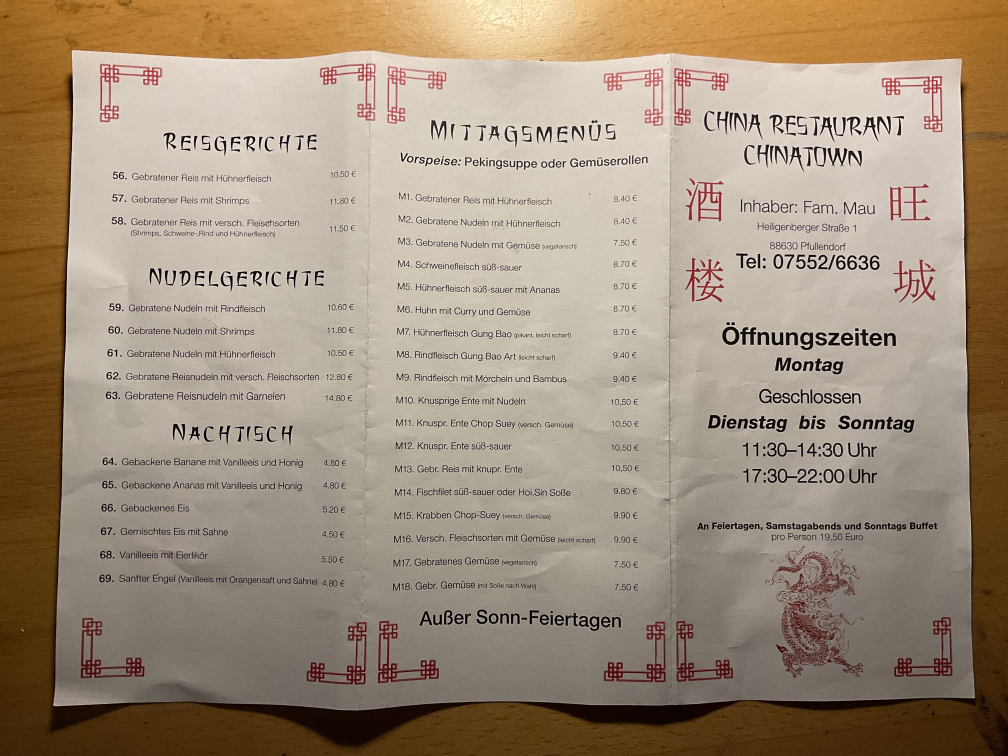
#> input picture kunden/chinatown-pfullendorf/flyer/assets/quellen/altflyer-seite2.jpeg, 4032 x 3024 px (shown at 1/4 size)
$ python dragon.py
#> lines starting #> are read from the running program, lines starting #| are printed output that depends on the picture; after the words box and inside, x2 and y2 are one past the last pixel; in counts of white or black regions, pixels touching at a corner belong together
"""Schritt 4: Den Drachen vom alten Papierflyer vektorisieren -> assets/drache.svg

Der Drache auf dem bisherigen Flyer ist eine gedruckte Linienzeichnung. Hier wird sie
freigestellt, von der Papier-Schattierung befreit, binarisiert und in SVG-Pfade
umgewandelt. Ergebnis ist vektoriell, also in jeder Druckgröße scharf, und es bleibt
*ihr eigener* Drache.
"""
import os
import cv2
import numpy as np

HERE = os.path.dirname(os.path.abspath(__file__))
ASSETS = os.path.dirname(HERE)
SRC = f"{ASSETS}/quellen/altflyer-seite2.jpeg"
WORK = f"{HERE}/_work"
os.makedirs(WORK, exist_ok=True)

# Bildausschnitt des Drachen (ohne die Textzeile darüber)
Y0, Y1, X0, X1 = 2185, 2705, 3045, 3480

img = cv2.imread(SRC)
#> img is the input picture: shape (3024, 4032, 3); mean B, G, R 123.5, 143.5, 160.5
if img is None:
    raise SystemExit(f"Quellbild nicht gefunden: {SRC}")
crop = img[Y0:Y1, X0:X1]
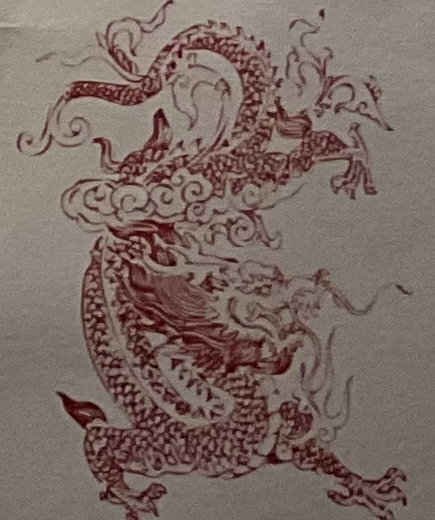
#> crop: shape (520, 435, 3); mean B, G, R 100, 107, 124
gray = cv2.cvtColor(crop, cv2.COLOR_BGR2GRAY).astype(np.float32)
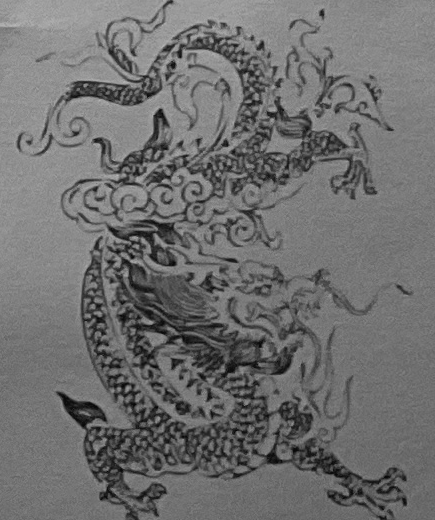
#> gray: shape (520, 435) float32; min 6, max 186, mean 111.4

# Papier-Schattierung herausrechnen: durch stark weichgezeichnete Version teilen
bg = cv2.GaussianBlur(gray, (0, 0), 30)
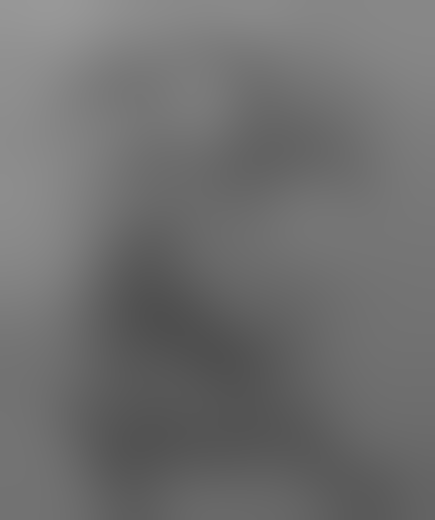
#> bg: shape (520, 435) float32; min 79.48, max 152.6, mean 111.4
flat = np.clip(gray / np.maximum(bg, 1e-3) * 255.0, 0, 255).astype(np.uint8)

# hochskalieren -> weichere Kanten beim Tracen
scale = 3
flat = cv2.resize(flat, None, fx=scale, fy=scale, interpolation=cv2.INTER_CUBIC)
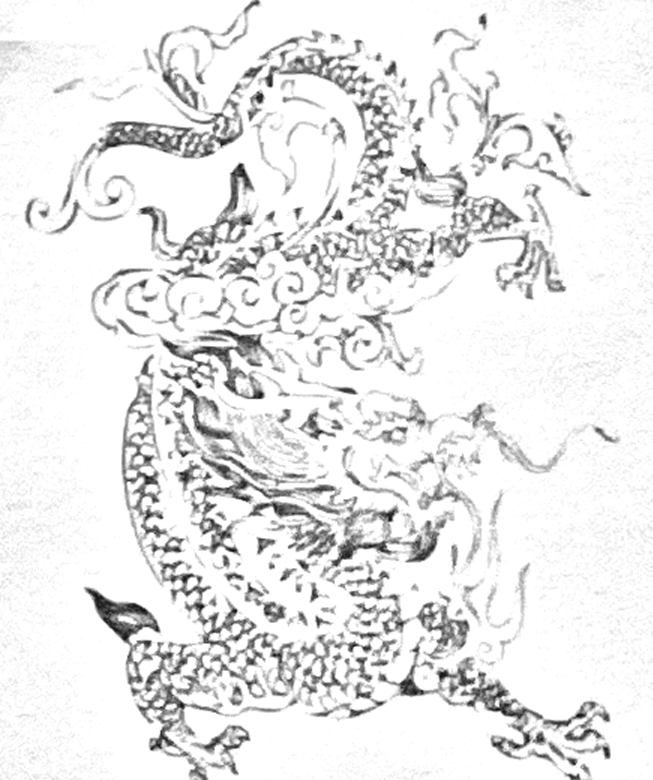
#> flat: shape (1560, 1305) (shown at 1/2 size); min 3, max 255, mean 233.3
flat = cv2.GaussianBlur(flat, (0, 0), 1.2)

_, binary = cv2.threshold(flat, 0, 255, cv2.THRESH_BINARY_INV + cv2.THRESH_OTSU)
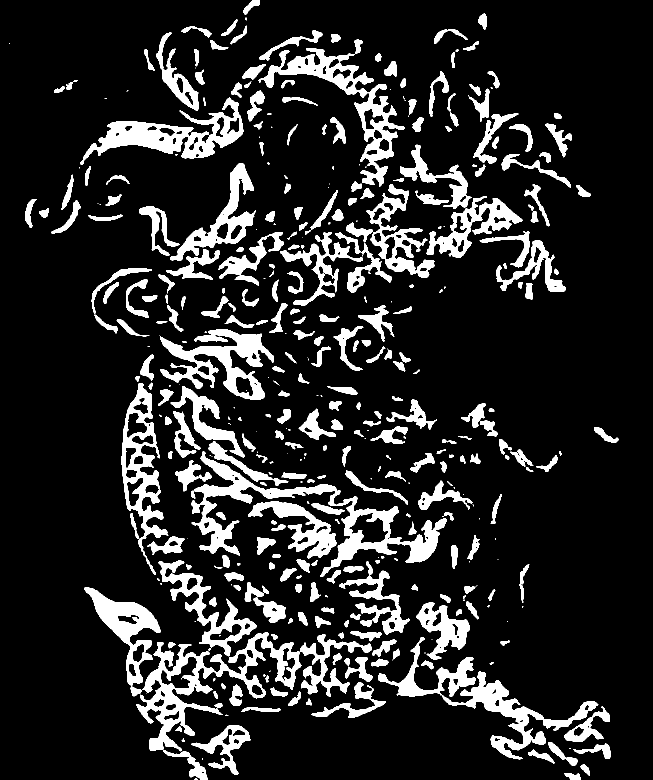
#> binary: shape (1560, 1305) (shown at 1/2 size); 14.7% white; 408 white regions (97 under 20 px), largest, box (x1, y1, x2, y2) and area: (382, 902, 893, 1154) 20820, (273, 1264, 603, 1503) 18108, (517, 96, 810, 373) 13915
binary = cv2.morphologyEx(binary, cv2.MORPH_CLOSE, np.ones((5, 5), np.uint8), iterations=2)
#> binary: shape (1560, 1305); 16.6% white; 248 white regions (53 under 20 px), largest, box (x1, y1, x2, y2) and area: (169, 1121, 820, 1560) 58440, (341, 772, 907, 1167) 47166, (436, 289, 1132, 629) 45386
binary = cv2.morphologyEx(binary, cv2.MORPH_OPEN, np.ones((3, 3), np.uint8), iterations=1)
#> binary: shape (1560, 1305); 16.5% white; 236 white regions (20 under 20 px), largest, box (x1, y1, x2, y2) and area: (169, 1121, 793, 1560) 52143, (341, 772, 907, 1166) 46758, (437, 290, 1132, 629) 44723
# Striche leicht verstärken, damit die Zeichnung im Druck nicht aufbricht
binary = cv2.dilate(binary, np.ones((3, 3), np.uint8), iterations=1)
#> binary: shape (1560, 1305); 19.8% white; 213 white regions, largest, box (x1, y1, x2, y2) and area: (316, 657, 908, 1167) 69317, (168, 1120, 794, 1560) 61600, (436, 289, 1133, 630) 51997

# Rauschen entfernen: winzige Komponenten verwerfen
n, lab, stats, _ = cv2.connectedComponentsWithStats(binary, 8)
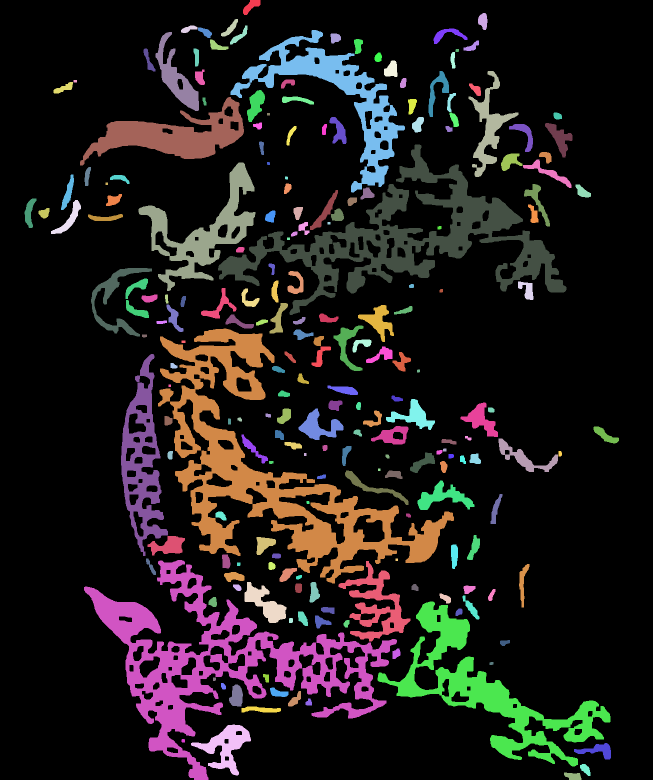
#> lab: shape (1560, 1305) int32 (shown at 1/2 size); 214 distinct labels, from 0 to 213; one colour per label, 0 black
#> n = 214; stats = 214 rows, first 6: [0, 0, 1305, 1560, 1633408], [486, 0, 35, 30, 533], [956, 26, 19, 34, 470], [442, 38, 34, 35, 425], [362, 51, 33, 15, 283], [460, 51, 35, 38, 422]
keep = np.zeros_like(binary)
min_area = 15 * scale * scale
for i in range(1, n):
    if stats[i, cv2.CC_STAT_AREA] >= min_area:
        keep[lab == i] = 255
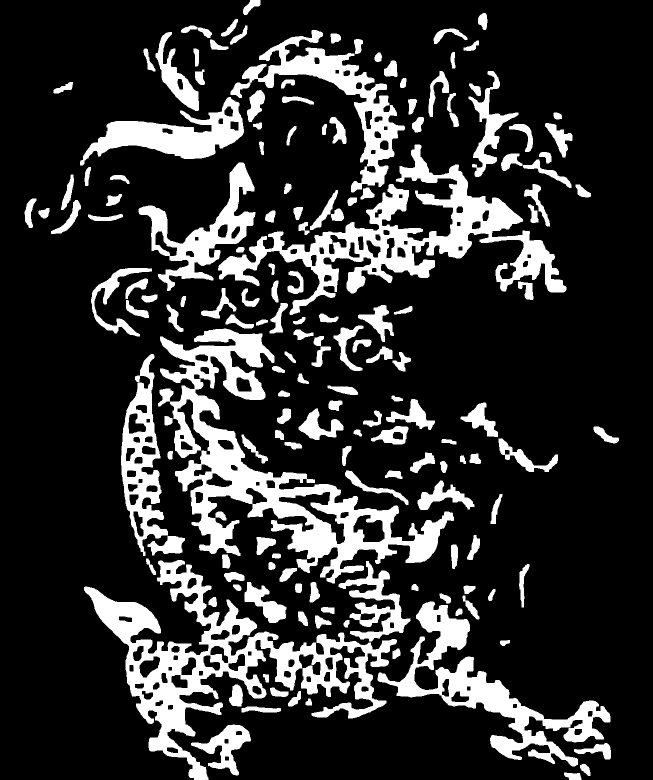
#> keep: shape (1560, 1305) (shown at 1/2 size); 19.6% white; 166 white regions
binary = keep
cv2.imwrite(f"{WORK}/dbg_dragon_binary.png", binary)

# Konturen -> SVG-Pfade (evenodd, damit Innenflächen als Löcher wirken)
cnts, _ = cv2.findContours(binary, cv2.RETR_CCOMP, cv2.CHAIN_APPROX_SIMPLE)
#> cnts = 286 contours; largest, box (x1, y1, x2, y2) and area: (316, 657, 908, 1167) 76993, (168, 1120, 794, 1560) 67512, (436, 289, 1133, 630) 54090, (755, 1203, 1221, 1533) 31412, (461, 60, 810, 385) 23091
h, w = binary.shape
#> h = 1560; w = 1305
parts = []
pts_total = 0
for c in cnts:
    if cv2.contourArea(c) < 12 * scale * scale:
        continue
    approx = cv2.approxPolyDP(c, 0.7, True).reshape(-1, 2)
    if len(approx) < 3:
        continue
    pts_total += len(approx)
    d = "M" + " ".join(f"{x},{y}" for x, y in approx) + "Z"
    parts.append(d)
#> this loop made 286 passes
#> pts_total on passes 1 to 3: 10, 23, 49
#> after the loop, parts = 260 items; pts_total = 8550

# Der Goldverlauf steckt direkt in der Datei, damit sie im Flyer als schlichtes
# <img> eingebunden werden kann. (Chromium lädt bei file:// keine externe SVG als
# CSS-Maske, und currentColor hat in einer eingebetteten Grafik keinen Farbkontext.)
svg = (
    f'<svg xmlns="http://www.w3.org/2000/svg" viewBox="0 0 {w} {h}" '
    f'role="img" aria-label="Chinesischer Drache">\n'
    f'  <defs>\n'
    f'    <linearGradient id="drachengold" x1="0" y1="0" x2="0" y2="1">\n'
    f'      <stop offset="0" stop-color="#f7e2a0"/>\n'
    f'      <stop offset="0.55" stop-color="#d8b04a"/>\n'
    f'      <stop offset="1" stop-color="#9a7820"/>\n'
    f'    </linearGradient>\n'
    f'  </defs>\n'
    f'  <path fill="url(#drachengold)" fill-rule="evenodd" d="{"".join(parts)}"/>\n'
    f'</svg>\n'
)
out = f"{ASSETS}/drache.svg"
with open(out, "w") as fh:
    fh.write(svg)
print(f"{len(parts)} Konturen, {pts_total} Punkte, {len(svg) / 1024:.1f} KB -> {out}")
#| 260 Konturen, 8550 Punkte, 71.2 KB -> kunden/chinatown-pfullendorf/flyer/assets/drache.svg

$ run again, with kunden/chinatown-pfullendorf/flyer/assets/quellen/altflyer-seite1.jpeg copied over kunden/chinatown-pfullendorf/flyer/assets/quellen/altflyer-seite2.jpeg
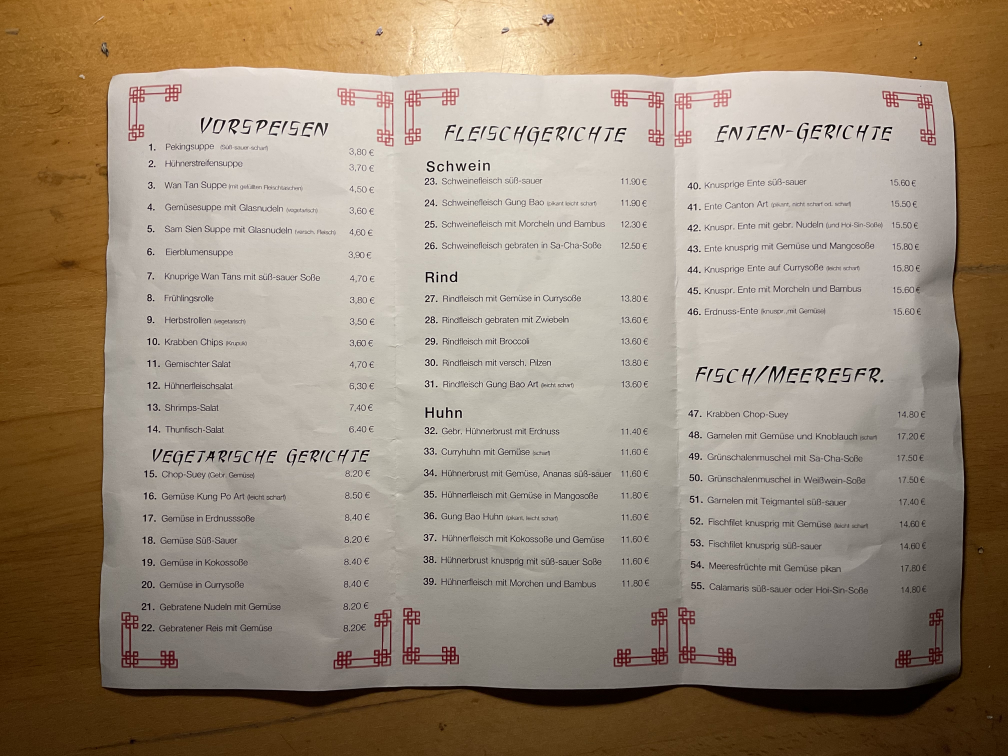
#> input picture kunden/chinatown-pfullendorf/flyer/assets/quellen/altflyer-seite1.jpeg, 4032 x 3024 px (shown at 1/4 size)
#> img is the input picture: shape (3024, 4032, 3); mean B, G, R 120.5, 140.1, 156.2
#> `_, binary = cv2.threshold(flat, 0, 255, cv2.THRESH_BINARY_INV + cv2.TH..`:
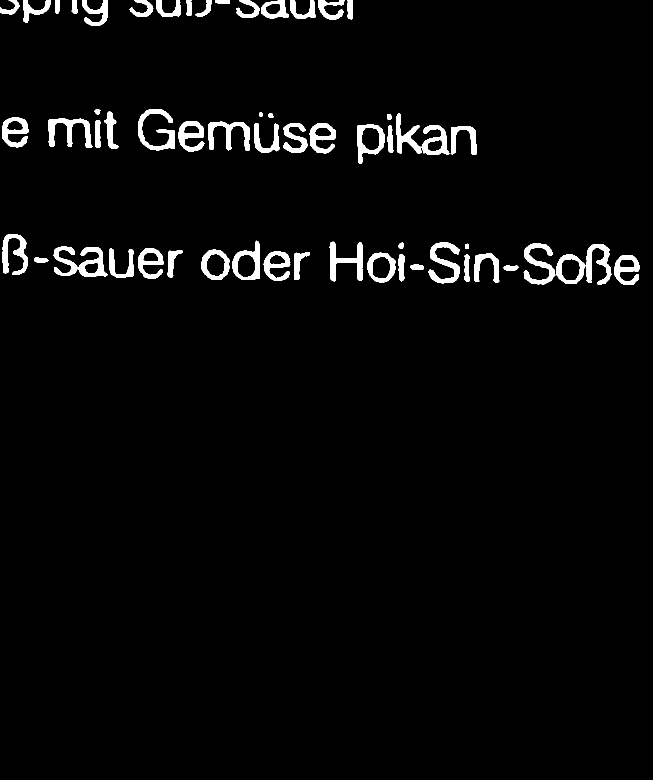
#> binary: shape (1560, 1305) (shown at 1/2 size); 3% white; 58 white regions, largest, box (x1, y1, x2, y2) and area: (107, 493, 215, 554) 2895, (276, 218, 350, 301) 2163, (857, 485, 919, 567) 2132
#> `n, lab, stats, _ = cv2.connectedComponentsWithStats(binary, 8)`:
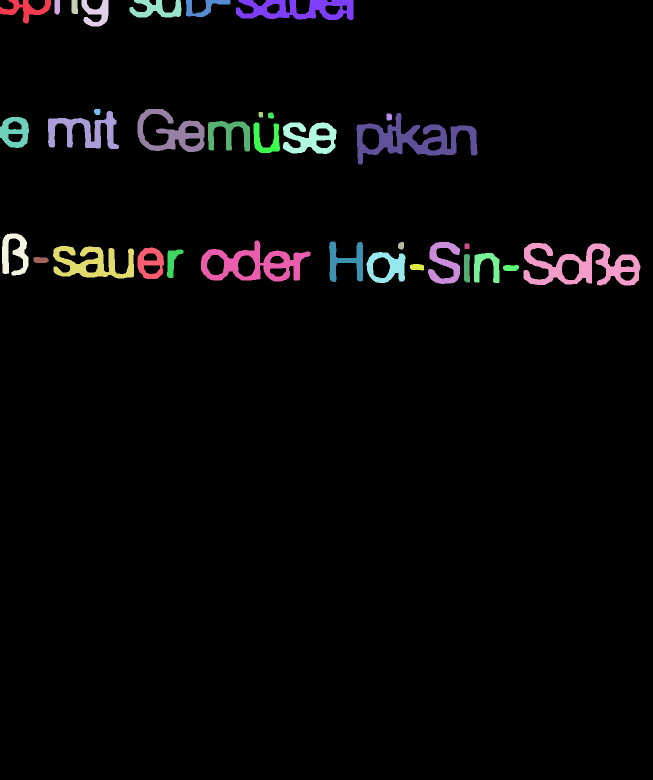
#> lab: shape (1560, 1305) int32 (shown at 1/2 size); 35 distinct labels, from 0 to 34; one colour per label, 0 black
#> n = 35; stats = 35 rows, first 6: [0, 0, 1305, 1560, 1955553], [0, 0, 102, 47, 1862], [109, 0, 11, 29, 305], [143, 0, 13, 28, 340], [163, 0, 54, 53, 1603], [259, 0, 104, 35, 2027]
#> cnts = 54 contours; largest, box (x1, y1, x2, y2) and area: (1047, 486, 1281, 571) 10238, (713, 226, 955, 329) 10014, (402, 481, 621, 563) 9904, (472, 0, 707, 40) 6230, (275, 218, 409, 304) 5393
#> the loop `for c in cnts:` made 54 passes
#> pts_total on passes 1 to 8: 10, 22, 33, 46, 78, 118, 139, 157
#> after the loop `for c in cnts:`: parts = 53 items; pts_total = 1698
#| 53 Konturen, 1698 Punkte, 13.4 KB -> kunden/chinatown-pfullendorf/flyer/assets/drache.svg

$ run again, with kunden/chinatown-pfullendorf/flyer/assets/quellen/winkekatze-original.jpeg copied over kunden/chinatown-pfullendorf/flyer/assets/quellen/altflyer-seite2.jpeg
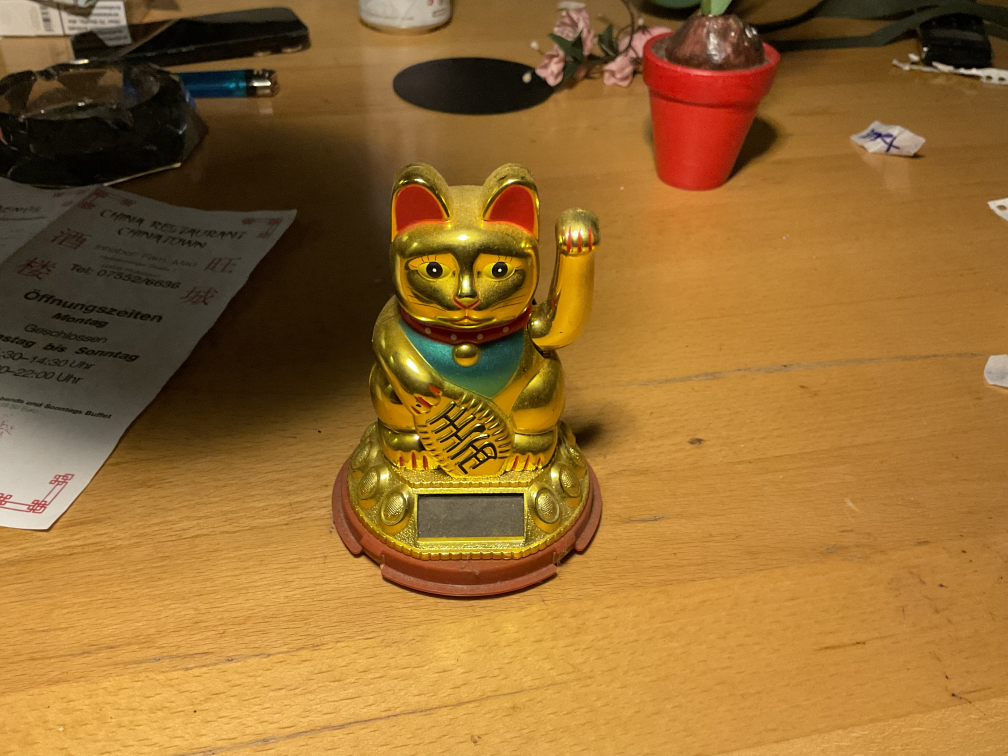
#> input picture kunden/chinatown-pfullendorf/flyer/assets/quellen/winkekatze-original.jpeg, 4032 x 3024 px (shown at 1/4 size)
#> img is the input picture: shape (3024, 4032, 3); mean B, G, R 49, 106.8, 148.9
#> `n, lab, stats, _ = cv2.connectedComponentsWithStats(binary, 8)`:
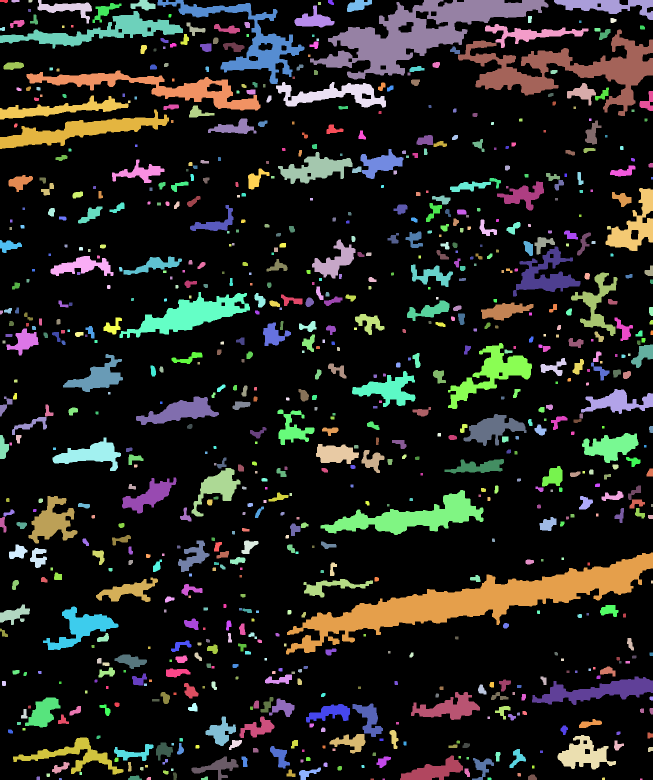
#> lab: shape (1560, 1305) int32 (shown at 1/2 size); 841 distinct labels, from 0 to 840; one colour per label, 0 black
#> n = 841; stats = 841 rows, first 6: [0, 0, 1305, 1560, 1620681], [0, 0, 16, 6, 75], [23, 0, 16, 5, 70], [57, 0, 8, 5, 37], [75, 0, 109, 47, 1812], [261, 0, 50, 21, 635]
#> after the loop `for i in range(1, n):`:
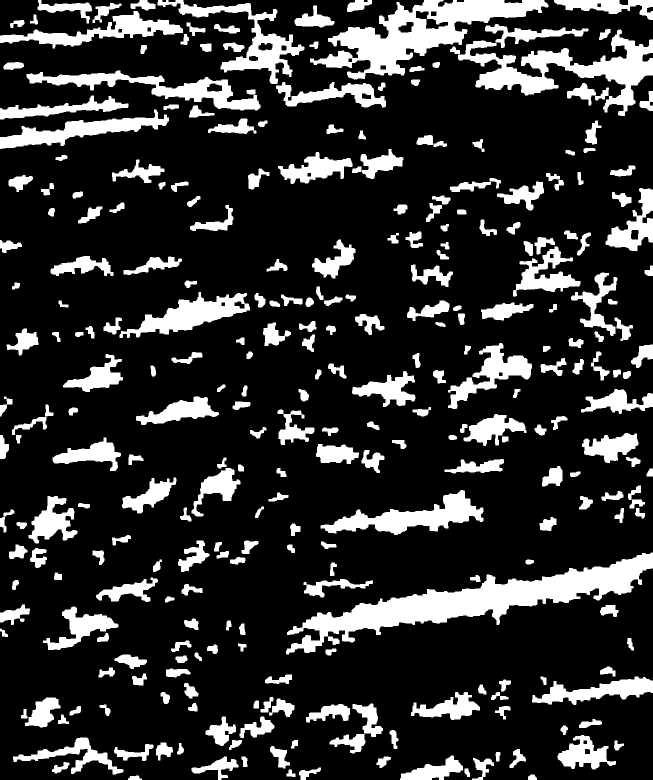
#> keep: shape (1560, 1305) (shown at 1/2 size); 18.9% white; 295 white regions
#> cnts = 316 contours; largest, box (x1, y1, x2, y2) and area: (572, 1105, 1305, 1309) 37107, (620, 0, 1097, 159) 27602, (916, 59, 1305, 232) 19446, (641, 980, 967, 1070) 10680, (53, 141, 521, 221) 10503
#> the loop `for c in cnts:` made 316 passes
#> pts_total on passes 1 to 3: 10, 17, 29
#> after the loop `for c in cnts:`: parts = 306 items; pts_total = 9982
#| 306 Konturen, 9982 Punkte, 82.3 KB -> kunden/chinatown-pfullendorf/flyer/assets/drache.svg
